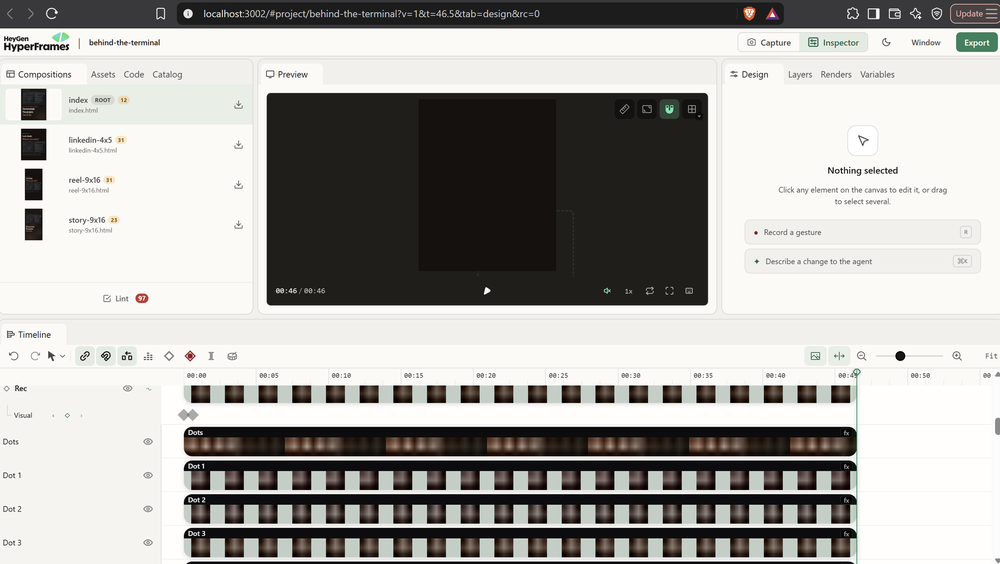
#> input picture examples/hyperframes-studio/input.png, 1000 x 564 px, shrunk from 1999 x 1128 before the run
$ python grid_overlay.py ../../../examples/hyperframes-studio/input.png ../../../examples/hyperframes-studio/recap-card_4x5.png
#> lines starting #> are read from the running program, lines starting #| are printed output that depends on the picture
#!/usr/bin/env python3
"""Help measure screenshot coordinates for highlights, zones and camera focus.

  python grid_overlay.py <screenshot> <out_dir>              # full image with a labelled 100px grid
  python grid_overlay.py <screenshot> <out_dir> x y w h ...  # also save crops of each rect (verify a highlight)

Coordinates are in the screenshot's own pixels, which is what beats.json expects.
Look at the grid image to estimate a rect, then crop it to confirm it hugs the text.
"""
import sys
from pathlib import Path
from PIL import Image, ImageDraw


def main():
    src, out = Path(sys.argv[1]), Path(sys.argv[2])
    out.mkdir(parents=True, exist_ok=True)
    im = Image.open(src).convert("RGB")
    W, H = im.size
#> W = 1000; H = 564
    g = im.copy()
    d = ImageDraw.Draw(g)
    for x in range(0, W, 100):
        d.line([(x, 0), (x, H)], fill=(255, 80, 80) if x % 500 == 0 else (255, 160, 60), width=2 if x % 500 == 0 else 1)
        d.text((x + 3, 3), str(x), fill=(255, 255, 0))
    for y in range(0, H, 100):
        d.line([(0, y), (W, y)], fill=(255, 80, 80) if y % 500 == 0 else (255, 160, 60), width=2 if y % 500 == 0 else 1)
        d.text((3, y + 3), str(y), fill=(255, 255, 0))
    g.save(out / "grid.png")
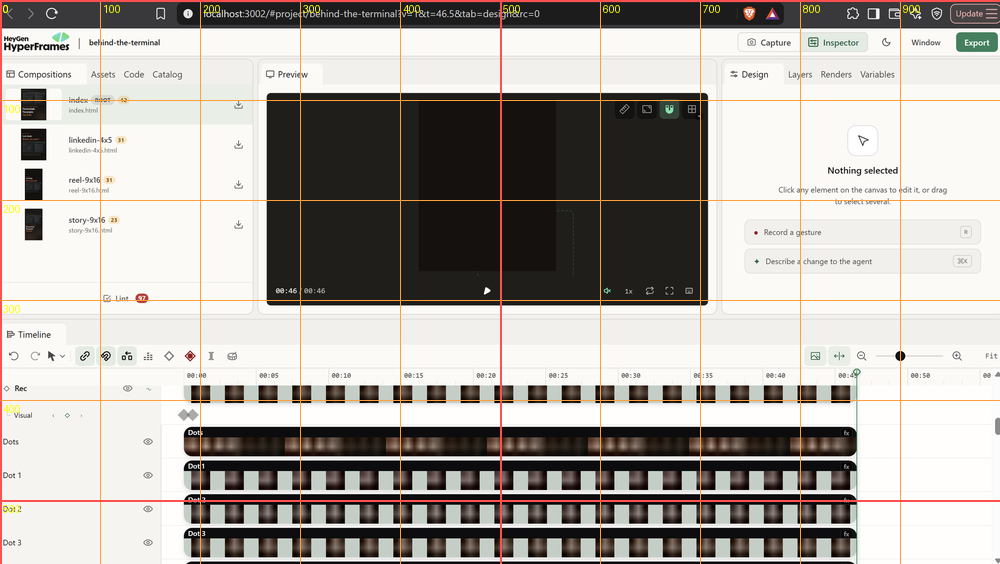
#> saved as grid.png: PIL image 1000x564 RGB; mean R, G, B 174.1, 169.3, 164.6
    print(f"{src.name}: {W}x{H}  grid -> {out / 'grid.png'}")
#| input.png: 1000x564  grid -> ../../../examples/hyperframes-studio/recap-card_4x5.png/grid.png
    nums = [int(v) for v in sys.argv[3:]]
    for i in range(0, len(nums) - 3, 4):
        x, y, w, h = nums[i:i + 4]
        pad = 12
        crop = im.crop((max(0, x - pad), max(0, y - pad), min(W, x + w + pad), min(H, y + h + pad)))
        cd = ImageDraw.Draw(crop)
        cd.rectangle([min(pad, x), min(pad, y), min(pad, x) + w, min(pad, y) + h], outline=(255, 120, 60), width=2)
        p = out / f"rect-{x}-{y}-{w}-{h}.png"
        crop.save(p)
        print("crop ->", p)


if __name__ == "__main__":
    main()
